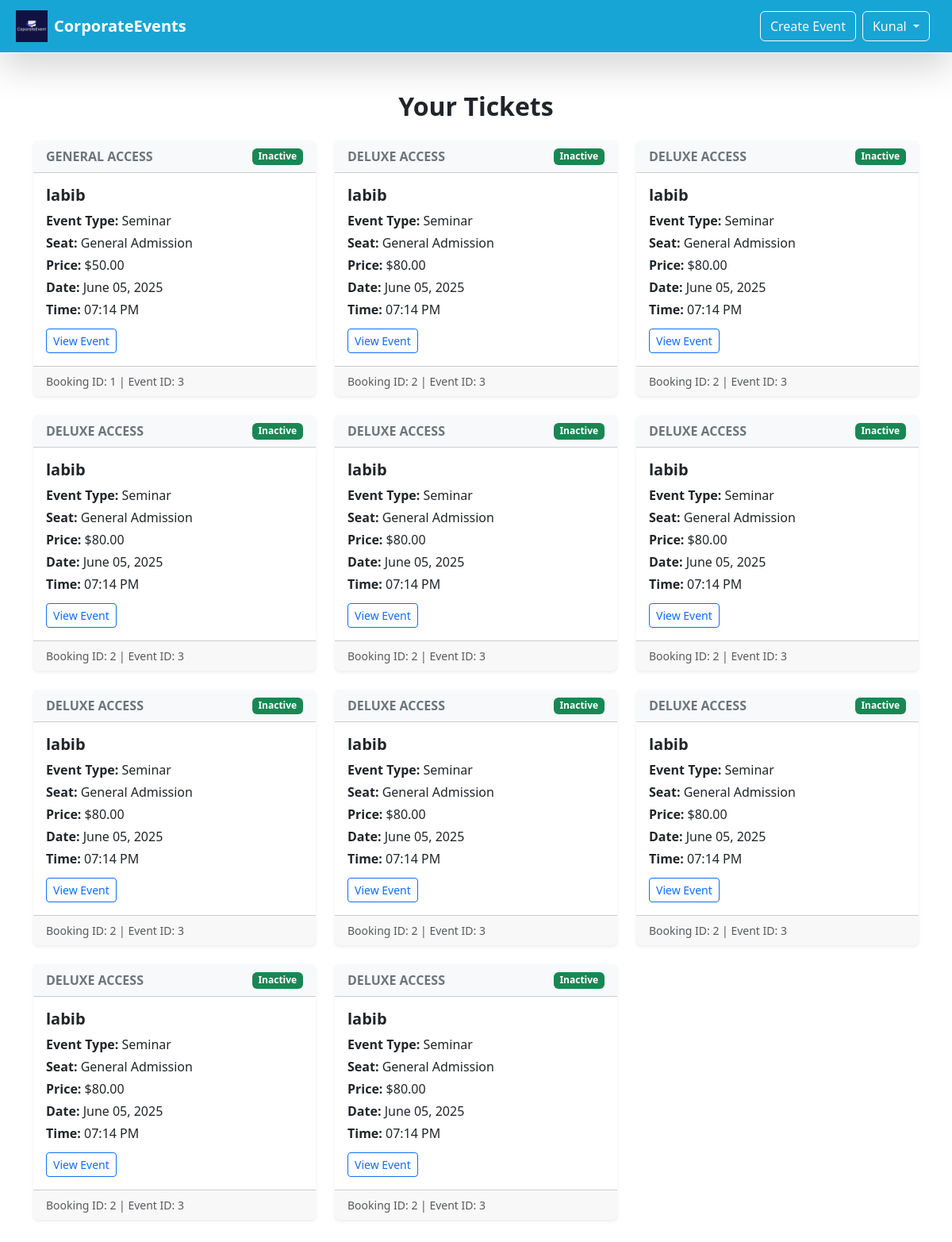
Page /tickets (signed in) on the committed database.
### website/models.py (models this page shows, shortened)
class User(db.Model, UserMixin):
    __tablename__ = 'users'
    id = db.Column(db.Integer, primary_key=True)
    first_name = db.Column(db.String(50), nullable=False)
    last_name = db.Column(db.String(50), nullable=False)
    email = db.Column(db.String(100), nullable=False, unique=True)
    contact = db.Column(db.String(15), nullable=False)
    address = db.Column(db.String(200), nullable=False)
    user_name = db.Column(db.String(100), nullable=False, unique=True)
    password = db.Column(db.String(200), nullable=False)

class Ticket(db.Model):
    __tablename__ = 'tickets'
    id = db.Column(db.Integer, primary_key=True)
    booking_id = db.Column(db.Integer, db.ForeignKey('bookings.id'), nullable=False)
    event_id = db.Column(db.Integer, db.ForeignKey('events.id'), nullable=False)
    price = db.Column(db.Float, nullable=False)
    seat_number = db.Column(db.String(10), nullable=True)
    ticket_type = db.Column(db.String(50), nullable=False)

class Event(db.Model):
    __tablename__ = 'events'
    id = db.Column(db.Integer, primary_key=True)
    event_name = db.Column(db.String(100), nullable=False)
    description = db.Column(db.Text, nullable=False)
    event_type = db.Column(db.String(100), nullable=False)
    checkin_date = db.Column(db.DateTime, nullable=False)
    checkout_date = db.Column(db.DateTime, nullable=False)
    checkin_time = db.Column(db.DateTime, nullable=False)
    checkout_time = db.Column(db.DateTime, nullable=False)
    status = db.Column(db.String(50), nullable=False)
    file_name = db.Column(db.String(999), nullable=True)
    bookings = db.relationship('Booking', backref='event', lazy=True)
    tickets = db.relationship('Ticket', backref='event', lazy=True)
    reviews = db.relationship('Review', backref='event', lazy=True)
    user_id = db.Column(db.Integer, db.ForeignKey('users.id'), nullable=False)
    owner = db.relationship('User', backref='events', lazy=True)

### website/views.py (the view)
@main_bp.route('/tickets')
@login_required
def view_tickets():
    user_tickets = (
        db.session.query(Ticket)
        .join(Booking)
        .filter(Booking.user_id == current_user.id)
        .all()
    )
    return render_template('tickets.html', tickets=user_tickets)

### website/__init__.py (called while the page is built)
def create_app():
    app = Flask(__name__)  # this is the name of the module/package that is calling this app
    app.debug = True
    app.secret_key = 'somesecretkey'
    app.config['SQLALCHEMY_DATABASE_URI'] = 'sqlite:///sqllite_database.db'
    app.config['UPLOAD_FOLDER'] = 'website/static/upload'
    db.init_app(app)
    bcrypt.init_app(app)
    Bootstrap5(app)
    login_manager = LoginManager()
    login_manager.login_view = 'auth.login'
    login_manager.init_app(app)
    from .models import User
    @login_manager.user_loader
    def load_user(user_id):
       return db.session.scalar(db.select(User).where(User.id==user_id))
    from . import views
    app.register_blueprint(views.main_bp)
    from . import auth
    app.register_blueprint(auth.auth_bp)
    return app

### website/templates/tickets.html
{% extends 'base.html' %}
{% block content %}
<div class="container my-5">
  <h2 class="fw-bold mb-4 text-center">Your Tickets</h2>
  {% if tickets %}
    <div class="row row-cols-1 row-cols-md-2 row-cols-lg-3 g-4">
      {% for ticket in tickets %}
        <div class="col">
          <div class="card shadow-sm border-0 h-100">
            <div class="card-header bg-light d-flex justify-content-between align-items-center">
              <span class="fw-bold text-uppercase text-secondary">{{ ticket.ticket_type }}</span>
              <span class="badge bg-success">{{ ticket.event.status }}</span>
            </div>
            <div class="card-body">
              <h5 class="card-title fw-bold">{{ ticket.event.event_name }}</h5>
              <p class="mb-1"><strong>Event Type:</strong> {{ ticket.event.event_type }}</p>
              <p class="mb-1"><strong>Seat:</strong> {{ ticket.seat_number or "General Admission" }}</p>
              <p class="mb-1"><strong>Price:</strong> ${{ "%.2f"|format(ticket.price) }}</p>
              <p class="mb-1"><strong>Date:</strong> {{ ticket.event.checkin_date.strftime('%B %d, %Y') }}</p>
              <p class="mb-1"><strong>Time:</strong> {{ ticket.event.checkin_time.strftime('%I:%M %p') }}</p>
              <a href="{{ url_for('main.view_event', event_id=ticket.event.id) }}" class="btn btn-outline-primary btn-sm mt-2">View Event</a>
            </div>
            <div class="card-footer text-muted small">
              Booking ID: {{ ticket.booking_id }} | Event ID: {{ ticket.event_id }}
            </div>
          </div>
        </div>
      {% endfor %}
    </div>
  {% else %}
    <div class="text-center mt-5">
      <p class="text-muted">You haven't booked any tickets yet.</p>
      <a href="{{ url_for('main.index') }}" class="btn btn-primary">Browse Events</a>
    </div>
  {% endif %}
</div>
{% endblock %}

### website/templates/base.html (shortened to what this page needs)
<html>
<head>
    <link href="https://cdn.jsdelivr.net/npm/bootstrap@5.3.2/dist/css/bootstrap.min.css" rel="stylesheet">
</head>
<body>
    <header>
        <nav class="navbar navbar-expand-lg shadow-lg p-2 border-bottom border-white" style="background-color: #17a5d5;">
            <div class="container-fluid">
                <a class="navbar-brand text-white fw-bold d-flex align-items-center" href="{{ url_for('main.index') }}">
                <img src="{{ url_for('static', filename='img/logo.png') }}" alt="Logo" width="40" height="40" class="me-2">
                CorporateEvents
                </a>
                <div class="collapse navbar-collapse" id="navbarNav">
                <div class="d-flex align-items-center">
                    <a href="{{ url_for('main.create_event') }}"
                    class="btn btn-outline-light me-2 btn-navcreateevent d-flex justify-content-center align-items-center"
                    role="button">
                    Create Event
                    </a>
                    {% if current_user.is_authenticated %}
                    <div class="dropdown me-2">
                        <button class="btn btn-outline-light dropdown-toggle" type="button" id="userDropdown" data-bs-toggle="dropdown" aria-expanded="false">
                        {{ current_user.first_name }}
                        </button>
                    </div>
                    {% endif %}
                </div>
                </div>
            </div>
        </nav>
    </header>
    {% block content %}
    {% endblock %}
</body>
</html>

### rows in the picture
User: first_name "Kunal"
Ticket: ticket_type "GENERAL ACCESS", event.status "Inactive", event.event_name "labib", event.event_type "Seminar", seat_number "General Admission", price "50.00", event.checkin_date "June 05, 2025", event.checkin_time "07:14 PM", booking_id "1", event_id "3"
Ticket: ticket_type "DELUXE ACCESS", event.status "Inactive", event.event_name "labib", event.event_type "Seminar", seat_number "General Admission", price "80.00", event.checkin_date "June 05, 2025", event.checkin_time "07:14 PM", booking_id "2", event_id "3"
Ticket: ticket_type "DELUXE ACCESS", event.status "Inactive", event.event_name "labib", event.event_type "Seminar", seat_number "General Admission", price "80.00", event.checkin_date "June 05, 2025", event.checkin_time "07:14 PM", booking_id "2", event_id "3"
Ticket: ticket_type "DELUXE ACCESS", event.status "Inactive", event.event_name "labib", event.event_type "Seminar", seat_number "General Admission", price "80.00", event.checkin_date "June 05, 2025", event.checkin_time "07:14 PM", booking_id "2", event_id "3"
Ticket: ticket_type "DELUXE ACCESS", event.status "Inactive", event.event_name "labib", event.event_type "Seminar", seat_number "General Admission", price "80.00", event.checkin_date "June 05, 2025", event.checkin_time "07:14 PM", booking_id "2", event_id "3"
Ticket: ticket_type "DELUXE ACCESS", event.status "Inactive", event.event_name "labib", event.event_type "Seminar", seat_number "General Admission", price "80.00", event.checkin_date "June 05, 2025", event.checkin_time "07:14 PM", booking_id "2", event_id "3"
Ticket: ticket_type "DELUXE ACCESS", event.status "Inactive", event.event_name "labib", event.event_type "Seminar", seat_number "General Admission", price "80.00", event.checkin_date "June 05, 2025", event.checkin_time "07:14 PM", booking_id "2", event_id "3"
Ticket: ticket_type "DELUXE ACCESS", event.status "Inactive", event.event_name "labib", event.event_type "Seminar", seat_number "General Admission", price "80.00", event.checkin_date "June 05, 2025", event.checkin_time "07:14 PM", booking_id "2", event_id "3"
Ticket: ticket_type "DELUXE ACCESS", event.status "Inactive", event.event_name "labib", event.event_type "Seminar", seat_number "General Admission", price "80.00", event.checkin_date "June 05, 2025", event.checkin_time "07:14 PM", booking_id "2", event_id "3"
Ticket: ticket_type "DELUXE ACCESS", event.status "Inactive", event.event_name "labib", event.event_type "Seminar", seat_number "General Admission", price "80.00", event.checkin_date "June 05, 2025", event.checkin_time "07:14 PM", booking_id "2", event_id "3"
Ticket: ticket_type "DELUXE ACCESS", event.status "Inactive", event.event_name "labib", event.event_type "Seminar", seat_number "General Admission", price "80.00", event.checkin_date "June 05, 2025", event.checkin_time "07:14 PM", booking_id "2", event_id "3"
